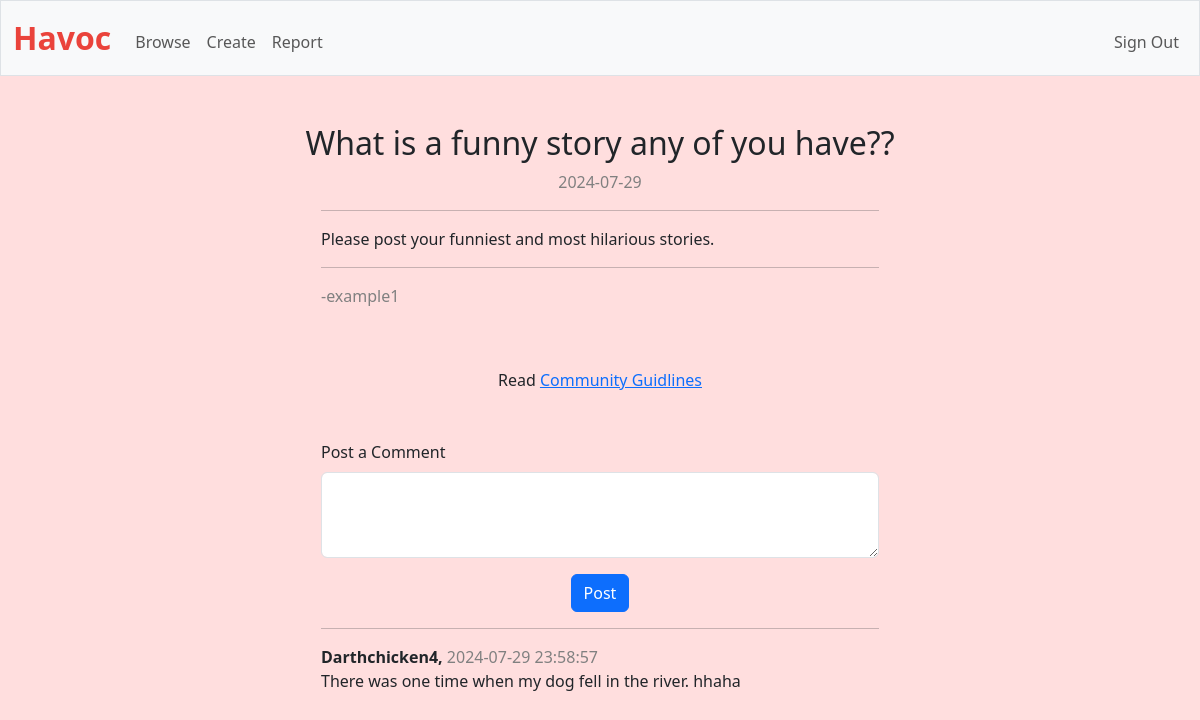
Page /thread/3 (signed in) on the committed database.
### tables this page shows
CREATE TABLE threads (id INTEGER PRIMARY KEY, title TEXT, user TEXT, created TIMESTAMP DEFAULT CURRENT_TIMESTAMP, content TEXT);

CREATE TABLE posts (id INTEGER PRIMARY KEY, thread_id INTEGER, created TIMESTAMP DEFAULT CURRENT_TIMESTAMP, user TEXT, content TEXT);

### app.py (the view)
@app.route('/thread/<int:thread_id>', methods=["GET"])
@login_required
def thread(thread_id):
    thread = db.execute("SELECT * FROM threads WHERE id = ?", thread_id)
    created = thread[0]["created"]
    Posts = db.execute("SELECT * FROM posts WHERE thread_id = ? ORDER BY created", thread[0]["id"])
    datetime_object = datetime.strptime(created, '%Y-%m-%d %H:%M:%S')
    date_only = datetime_object.strftime('%Y-%m-%d')
    return render_template('thread.html', title=thread[0]["title"], creation=date_only, text=thread[0]["content"], user=thread[0]["user"], thread_id=thread[0]["id"], posts=Posts)

### app.py (called while the page is built)
@app.after_request
def after_request(response):
    response.headers["Cache-Control"] = "no-cache, no-store, must-revalidate"
    response.headers["Expires"] = 0
    response.headers["Pragma"] = "no-cache"
    return response

### helpers.py (called while the page is built)
def login_required(f):
    @wraps(f)
    def decorated_function(*args, **kwargs):
        if session.get("user_id") is None:
            print("not signed in")
            return redirect("/signin")
        return f(*args, **kwargs)
    return decorated_function

### templates/thread.html (shortened to what this page needs)
{% extends "layout.html" %}
{% block main %}
    <body >
        <header class="mb-1">
            <h2>{{ title }}</h2>
            <span class = "date">{{ creation }}</span>
        </header>
        <div class = "w-50" style = "margin: auto; text-align: left;">
            <hr>
            <div>{{ text }}</div>
            <hr>
            <div style="color: #808080;"> -{{ user }}</div>
        </div>
        <footer class="mb-5">
            <div style="height: 60px;"></div>
            Read <a style ='display:inline-block' href="/guidlines">Community Guidlines</a>
        </footer>
        <form action="/post" method="post">
            <div class="mb-3 w-50" style = "margin: auto; text-align: left;">
                <label  class="form-label mx-auto" style = "text-align: left;">Post a Comment</label>
                <textarea class="form-control mx-auto " name = "text"  rows="3"></textarea>
            </div>
            <button class="btn btn-primary" type="submit">Post</button>
        </body>
        {% for post in posts %}
            <li class='list w-50' style='list-style-type: none; margin: auto; text-align: left;'>
                <hr>
                <span class = 'user' >{{ post.user }},</span>
                <span class = 'date' >{{ post.created }}</span>
                <br>
                <p> {{ post.content }}</p>
              </li>
            {% endfor %}
            </body>
{% endblock %}

### static/styles.css (style rules this page uses)
.list { list-style-type: none; }
.user { font-weight: bold; }
.date { color: #808080; }
body { background-color: rgb(255, 222, 222); }

### rows in the picture
threads: title "What is a funny story any of you have??", content "Please post your funniest and most hilarious stories.", user "example1"
posts: user "Darthchicken4", created "2024-07-29 23:58:57", content "There was one time when my dog fell in the river. hhaha"

### other values in the picture
{{ creation }} "2024-07-29"
